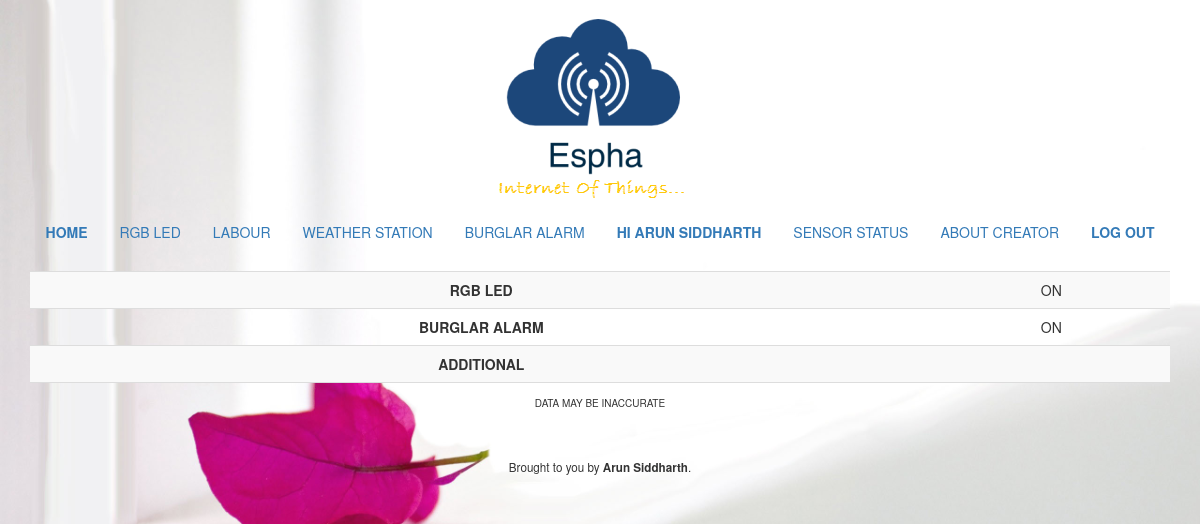
Screenshot of /sensor.php (signed in) with the database file from the repository.
### tables this page shows
CREATE TABLE `users` (
  `id` int(11) NOT NULL,
  `oauth_provider` varchar(50) NOT NULL,
  `oauth_uid` varchar(100) NOT NULL,
  `name` varchar(50) NOT NULL,
  `email` varchar(100) NOT NULL,
  `password` varchar(100) NOT NULL
);

CREATE TABLE `status` (
  `id` int(10) UNSIGNED NOT NULL,
  `rgb` varchar(10) NOT NULL DEFAULT 'OFF',
  `balarm` varchar(10) NOT NULL DEFAULT 'OFF',
  `ADDITIONAL` varchar(10) NOT NULL
);

### views/sensor.php (the view)
<div class="table-responsive" >
	<table class="table table-striped" class="table-hover">
    <tbody>
      <tr>
        <td><strong>RGB LED</strong></td>
        <td><div id="name"><?php echo $data['rgb'];?></div></td>
      </tr>
      <tr>
        <td><strong>BURGLAR ALARM</strong></td>
        <td id="des"><?php echo $data['balarm'];?></td>
      </tr>
      <tr>
        <td><strong>ADDITIONAL</strong></td>
        <td id="pres"><?php "SOMETHING ELSE HERE";?></td>
      </tr>
      <tr>
        <td colspan="2"><font size="1%" style="text-align:right">DATA MAY BE INACCURATE</font></td>
      </tr>
    </tbody>
  </table>
</div>

### views/header.php (shortened to what this page needs)
<!DOCTYPE html>
<html>
    <head>
        <link href="/css/bootstrap.min.css" rel="stylesheet"/>
        <link href="/css/styles.css" rel="stylesheet"/>
    </head>
    <?php
        if (!in_array($_SERVER["PHP_SELF"], ["/wstation.php"])){
        echo '<body background="img/bkg.jpg" style="background-size:100%">';
        }
        else{
        echo '<body background="img/bkg.jpg" style="background-size:100%" onload="javascript:search('."'Jaipur'".');">';
        }
    ?>
        <div class="container">
            <div id="top">
                <div>
                    <a href="/"><img alt="E$PHA IOT" src="/img/logo.png"/></a>
                </div>
                <?php if (!empty($_SESSION["id"])): ?>
                    <ul class="nav nav-pills">
                        <li><a href="index.php"><strong>HOME</strong></a></li>
                        <li><a href="rgb.php">RGB LED</a></li>
                        <li><a href="iot.php">LABOUR</a></li>
                        <li><a href="wstation.php">WEATHER STATION</a></li>
                        <li><a href="bAlarm.php">BURGLAR ALARM</a></li>
						<li>
						<?php if (!empty($_SESSION["id"])){
						$conn = dbconnect();
						$query="SELECT * FROM users WHERE id=".$_SESSION['id'].";";
						$result = $conn->query($query);
							if($result->num_rows >0){
							$row = $result -> fetch_assoc();
                                                        echo '<a href="#">';
							echo '<strong>HI '.strtoupper($row['name']).'</strong>';
                                                        echo '</a>';
							}
						}
						?>
						</li>
                        <li><a href="sensor.php">SENSOR STATUS</a></li>
                        <li><a href="https://www.linkedin.com/in/arun-siddharth-a5709a123/" target="_blank">ABOUT CREATOR</a></li>
                        <li><a href="logout.php"><strong>LOG OUT</strong></a></li>
                    </ul>
                <?php endif ?>
            </div>
            <div id="middle">

### public_html/css/styles.css (style rules this page uses)
.container { margin-left: auto; margin-right: auto; text-align: center; }
#top { margin-bottom: 15px; margin-top: 15px; }
#top .nav { display: inline-block; }

### rows the page displays
users: name "ARUN SIDDHARTH"
status: rgb "ON", balarm "ON"
